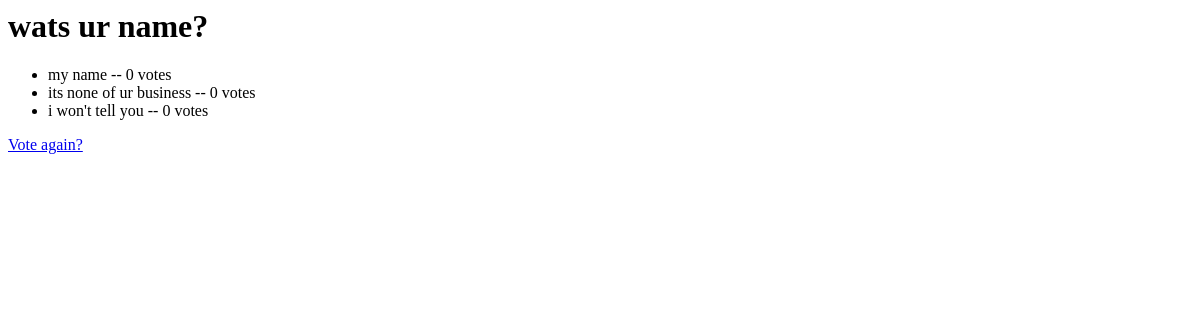
/polls/3/results/, run on an earlier commit of the app's database.
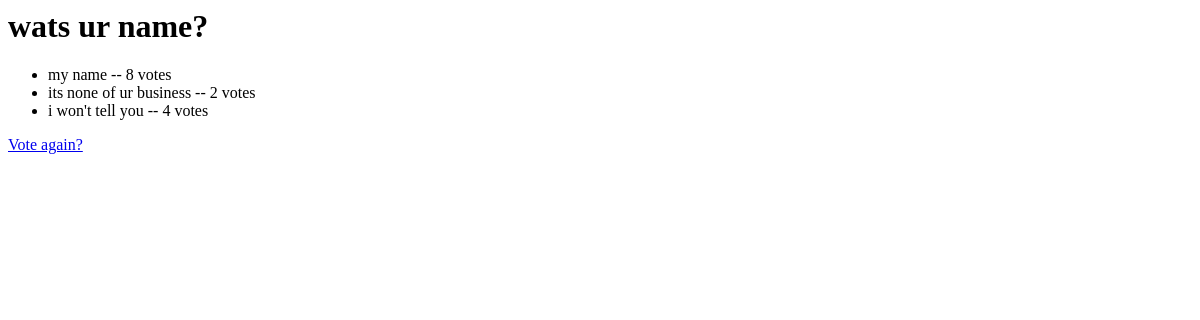
And on a later commit of the database.
### polls/models.py (models this page shows, shortened)
class Question(models.Model):
    question_text = models.CharField(max_length=200)
    pub_date = models.DateTimeField('date published')

class Choice(models.Model):
    question = models.ForeignKey(Question, on_delete=models.CASCADE)
    choice_text = models.CharField(max_length=200)
    votes = models.IntegerField(default=0)

### polls/views.py (the view)
# urls.py: path('<int:pk>/results/', views.ResultsView.as_view(), name="results"),
class ResultsView(generic.DetailView):
    model = Question
    template_name = 'polls/results.html'

### polls/templates/polls/results.html
<h1>{{ question.question_text }}</h1>
<ul>
{% for choice in question.choice_set.all %}
    <li>{{ choice.choice_text }} -- {{ choice.votes }} vote{{ choice.votes|pluralize }}</li>
{% endfor %}
</ul>
<a href="{% url 'polls:detail' question.id %}">Vote again?</a>

What changed in the data, as far as the page shows it:
changed Choice "my name": votes "0" → "8"
changed Choice "its none of ur business": votes "0" → "2"
changed Choice "i won't tell you": votes "0" → "4"
